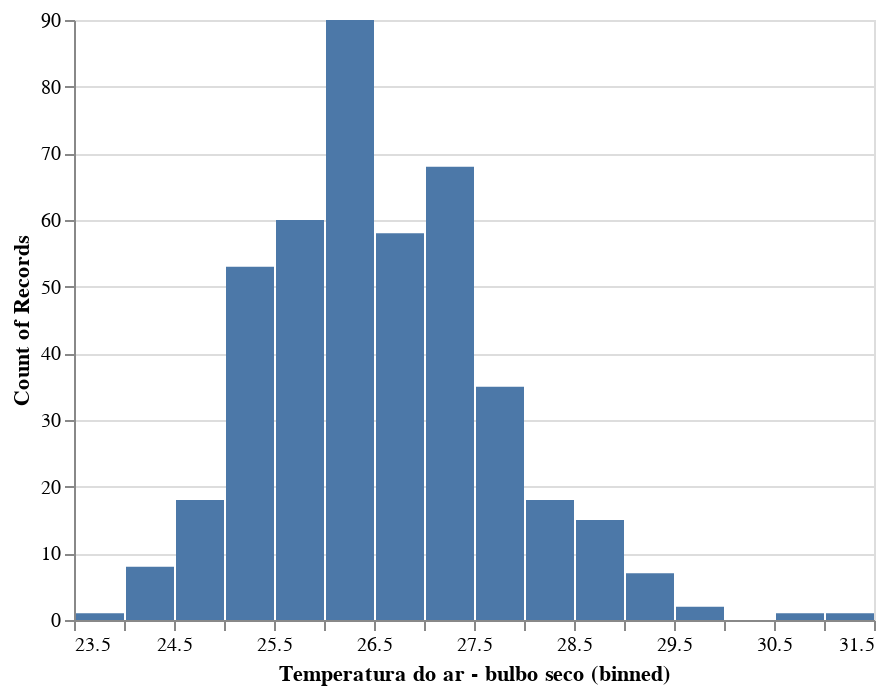

The notebook cell this image was saved under:
### Markdown cell above
Vamos começar com um histograma da temperatura do ar.

### Code cell
alt.Chart(df).mark_bar().encode(
    alt.X("Temperatura do ar - bulbo seco:Q",bin=alt.Bin(maxbins=20)),
    alt.Y("count()")
)

### Figure 1 — Vega-Lite specification as saved in the notebook (floating-point values rounded to 4 significant figures; data arrays with more than 128 entries replaced by an {"elided": "..."} marker saying what was removed)
{"config": {"view": {"continuousWidth": 400, "continuousHeight": 300}}, "data": {"name": "data-8feeeb81ffdc6b02029b846c7a6b2280"}, "mark": "bar", "encoding": {"x": {"type": "quantitative", "bin": {"maxbins": 20}, "field": "Temperatura do ar - bulbo seco"}, "y": {"type": "quantitative", "aggregate": "count"}}, "$schema": "https://vega.github.io/schema/vega-lite/v4.8.1.json", "datasets": {"data-8feeeb81ffdc6b02029b846c7a6b2280": {"elided": "503 records"}}}
